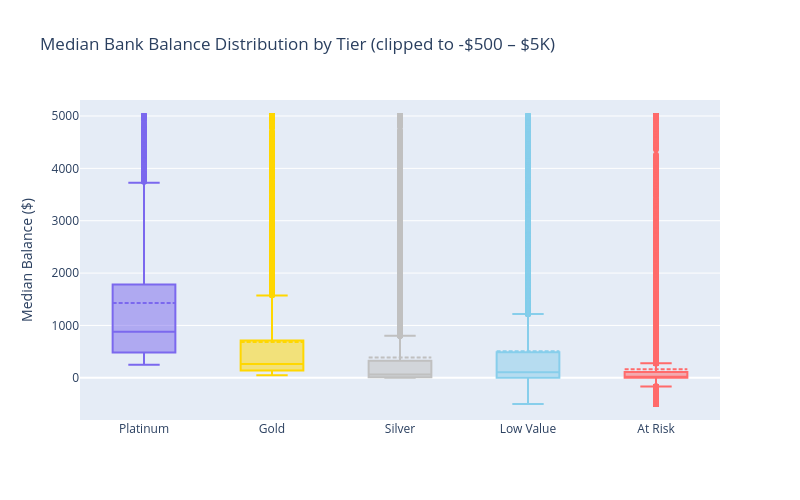

The notebook cell saved with this chart:
### Markdown cell above
---
## 4. Platform Financial Health

What do connected bank account balances tell us about user financial health across tiers?

### Code cell
# Balance distribution by tier
fig = go.Figure()
for tier in tier_order:
    sub = all_active[all_active['tier'] == tier]
    balances = sub['median_balance'].dropna().clip(-500, 5000)
    fig.add_trace(go.Box(
        y=balances, name=tier,
        marker_color=TIER_COLORS[tier],
        boxmean=True
    ))

fig.update_layout(
    title='Median Bank Balance Distribution by Tier (clipped to -$500 – $5K)',
    yaxis_title='Median Balance ($)', height=500, width=800,
    showlegend=False
)
fig.show()

### Figure 1 — Plotly figure (JSON) as saved in the notebook; plotly's stock layout.template omitted (floating-point values rounded to 4 significant figures; data arrays with more than 128 entries replaced by an {"elided": "..."} marker saying what was removed)
{"data": [{"boxmean": true, "marker": {"color": "#7B68EE"}, "name": "Platinum", "type": "box", "y": {"elided": "3363 float values"}}, {"boxmean": true, "marker": {"color": "#FFD700"}, "name": "Gold", "type": "box", "y": {"elided": "5822 float values"}}, {"boxmean": true, "marker": {"color": "#C0C0C0"}, "name": "Silver", "type": "box", "y": {"elided": "11027 float values"}}, {"boxmean": true, "marker": {"color": "#87CEEB"}, "name": "Low Value", "type": "box", "y": {"elided": "20699 float values"}}, {"boxmean": true, "marker": {"color": "#FF6B6B"}, "name": "At Risk", "type": "box", "y": {"elided": "38023 float values"}}], "layout": {"height": 500, "showlegend": false, "title": {"text": "Median Bank Balance Distribution by Tier (clipped to -$500 – $5K)"}, "width": 800, "yaxis": {"title": {"text": "Median Balance ($)"}}}}
